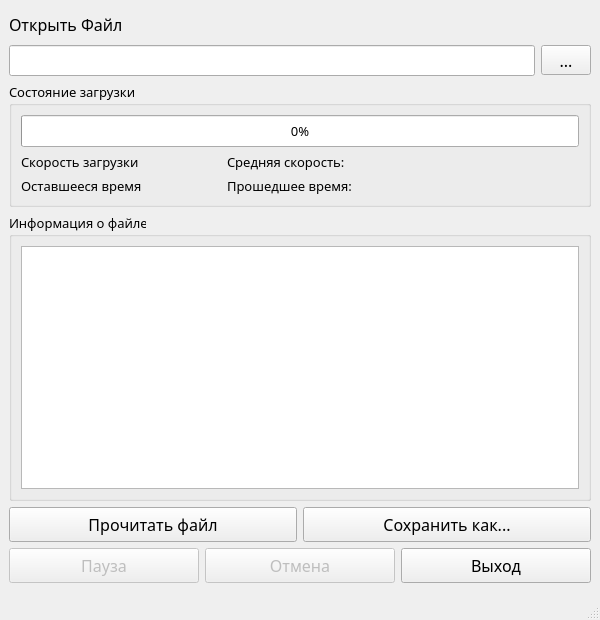
<?xml version="1.0" encoding="UTF-8"?>
<ui version="4.0">
 <class>MainWindow</class>
 <widget class="QMainWindow" name="MainWindow">
  <property name="windowModality">
   <enum>Qt::NonModal</enum>
  </property>
  <property name="geometry">
   <rect>
    <x>0</x>
    <y>0</y>
    <width>600</width>
    <height>620</height>
   </rect>
  </property>
  <property name="font">
   <font>
    <family>Segoe UI Variable</family>
    <pointsize>12</pointsize>
    <bold>false</bold>
   </font>
  </property>
  <property name="windowTitle">
   <string>FileMenedger</string>
  </property>
  <property name="windowIcon">
   <iconset theme="QIcon::ThemeIcon::FolderOpen"/>
  </property>
  <widget class="QWidget" name="centralwidget">
   <layout class="QVBoxLayout" name="verticalLayout">
    <item>
     <widget class="QLabel" name="labe_open_file">
      <property name="minimumSize">
       <size>
        <width>0</width>
        <height>30</height>
       </size>
      </property>
      <property name="maximumSize">
       <size>
        <width>16777215</width>
        <height>30</height>
       </size>
      </property>
      <property name="text">
       <string>Открыть Файл</string>
      </property>
     </widget>
    </item>
    <item>
     <layout class="QHBoxLayout" name="horizontalLayout_2">
      <item>
       <widget class="QLineEdit" name="line_Path_File">
        <property name="text">
         <string/>
        </property>
       </widget>
      </item>
      <item>
       <widget class="QToolButton" name="Button_File_Sistem">
        <property name="minimumSize">
         <size>
          <width>50</width>
          <height>0</height>
         </size>
        </property>
        <property name="text">
         <string>...</string>
        </property>
       </widget>
      </item>
     </layout>
    </item>
    <item>
     <widget class="QGroupBox" name="groupBox">
      <property name="sizePolicy">
       <sizepolicy hsizetype="Preferred" vsizetype="Preferred">
        <horstretch>0</horstretch>
        <verstretch>0</verstretch>
       </sizepolicy>
      </property>
      <property name="minimumSize">
       <size>
        <width>0</width>
        <height>125</height>
       </size>
      </property>
      <property name="font">
       <font>
        <family>Segoe UI Variable</family>
        <pointsize>10</pointsize>
        <bold>false</bold>
       </font>
      </property>
      <property name="title">
       <string>Cостояние загрузки</string>
      </property>
      <layout class="QVBoxLayout" name="verticalLayout_2">
       <item>
        <widget class="QProgressBar" name="ProgressBar_Load">
         <property name="enabled">
          <bool>true</bool>
         </property>
         <property name="sizePolicy">
          <sizepolicy hsizetype="Preferred" vsizetype="Preferred">
           <horstretch>0</horstretch>
           <verstretch>0</verstretch>
          </sizepolicy>
         </property>
         <property name="minimumSize">
          <size>
           <width>100</width>
           <height>25</height>
          </size>
         </property>
         <property name="value">
          <number>0</number>
         </property>
         <property name="invertedAppearance">
          <bool>false</bool>
         </property>
        </widget>
       </item>
       <item>
        <layout class="QFormLayout" name="formLayout">
         <item row="0" column="0">
          <widget class="QLabel" name="label_speed_byte">
           <property name="sizePolicy">
            <sizepolicy hsizetype="Preferred" vsizetype="Preferred">
             <horstretch>0</horstretch>
             <verstretch>0</verstretch>
            </sizepolicy>
           </property>
           <property name="minimumSize">
            <size>
             <width>100</width>
             <height>0</height>
            </size>
           </property>
           <property name="font">
            <font>
             <family>Segoe UI Variable</family>
             <pointsize>10</pointsize>
             <bold>false</bold>
            </font>
           </property>
           <property name="text">
            <string>Скорость загрузки</string>
           </property>
          </widget>
         </item>
         <item row="0" column="1">
          <widget class="QLabel" name="label_medium_speed">
           <property name="font">
            <font>
             <family>Segoe UI Variable</family>
             <pointsize>10</pointsize>
             <bold>false</bold>
            </font>
           </property>
           <property name="text">
            <string>Средняя скорость: </string>
           </property>
          </widget>
         </item>
         <item row="1" column="0">
          <widget class="QLabel" name="label_time">
           <property name="sizePolicy">
            <sizepolicy hsizetype="Preferred" vsizetype="Preferred">
             <horstretch>0</horstretch>
             <verstretch>0</verstretch>
            </sizepolicy>
           </property>
           <property name="minimumSize">
            <size>
             <width>200</width>
             <height>0</height>
            </size>
           </property>
           <property name="font">
            <font>
             <family>Segoe UI Variable</family>
             <pointsize>10</pointsize>
             <bold>false</bold>
            </font>
           </property>
           <property name="text">
            <string>Оставшееся время</string>
           </property>
          </widget>
         </item>
         <item row="1" column="1">
          <widget class="QLabel" name="label_last_time">
           <property name="font">
            <font>
             <family>Segoe UI Variable</family>
             <pointsize>10</pointsize>
             <bold>false</bold>
            </font>
           </property>
           <property name="text">
            <string>Прошедшее время:</string>
           </property>
          </widget>
         </item>
        </layout>
       </item>
      </layout>
     </widget>
    </item>
    <item>
     <widget class="QGroupBox" name="Box_Infomation">
      <property name="sizePolicy">
       <sizepolicy hsizetype="Preferred" vsizetype="Expanding">
        <horstretch>0</horstretch>
        <verstretch>0</verstretch>
       </sizepolicy>
      </property>
      <property name="font">
       <font>
        <family>Segoe UI Variable</family>
        <pointsize>10</pointsize>
        <bold>false</bold>
       </font>
      </property>
      <property name="title">
       <string>Информация о файле</string>
      </property>
      <layout class="QHBoxLayout" name="horizontalLayout_4">
       <item>
        <widget class="QTextEdit" name="Window_Information">
         <property name="enabled">
          <bool>true</bool>
         </property>
         <property name="minimumSize">
          <size>
           <width>0</width>
           <height>125</height>
          </size>
         </property>
         <property name="font">
          <font>
           <family>Segoe UI</family>
           <pointsize>12</pointsize>
           <bold>false</bold>
          </font>
         </property>
        </widget>
       </item>
      </layout>
     </widget>
    </item>
    <item>
     <layout class="QHBoxLayout" name="horizontalLayout">
      <item>
       <widget class="QPushButton" name="Button_Read_File">
        <property name="minimumSize">
         <size>
          <width>0</width>
          <height>35</height>
         </size>
        </property>
        <property name="text">
         <string>Прочитать файл</string>
        </property>
       </widget>
      </item>
      <item>
       <widget class="QPushButton" name="Button_Save_as">
        <property name="minimumSize">
         <size>
          <width>0</width>
          <height>35</height>
         </size>
        </property>
        <property name="text">
         <string>Сохранить как...</string>
        </property>
       </widget>
      </item>
     </layout>
    </item>
    <item>
     <layout class="QHBoxLayout" name="horizontalLayout_3">
      <item>
       <widget class="QPushButton" name="Button_Pause">
        <property name="enabled">
         <bool>false</bool>
        </property>
        <property name="minimumSize">
         <size>
          <width>0</width>
          <height>35</height>
         </size>
        </property>
        <property name="text">
         <string>Пауза</string>
        </property>
       </widget>
      </item>
      <item>
       <widget class="QPushButton" name="Button_Cancellation">
        <property name="enabled">
         <bool>false</bool>
        </property>
        <property name="minimumSize">
         <size>
          <width>0</width>
          <height>35</height>
         </size>
        </property>
        <property name="text">
         <string>Отмена</string>
        </property>
       </widget>
      </item>
      <item>
       <widget class="QPushButton" name="Button_Cancel">
        <property name="minimumSize">
         <size>
          <width>0</width>
          <height>35</height>
         </size>
        </property>
        <property name="text">
         <string>Выход</string>
        </property>
       </widget>
      </item>
     </layout>
    </item>
   </layout>
  </widget>
  <widget class="QMenuBar" name="menubar">
   <property name="geometry">
    <rect>
     <x>0</x>
     <y>0</y>
     <width>600</width>
     <height>25</height>
    </rect>
   </property>
  </widget>
  <widget class="QStatusBar" name="statusbar"/>
 </widget>
 <resources/>
 <connections/>
</ui>
